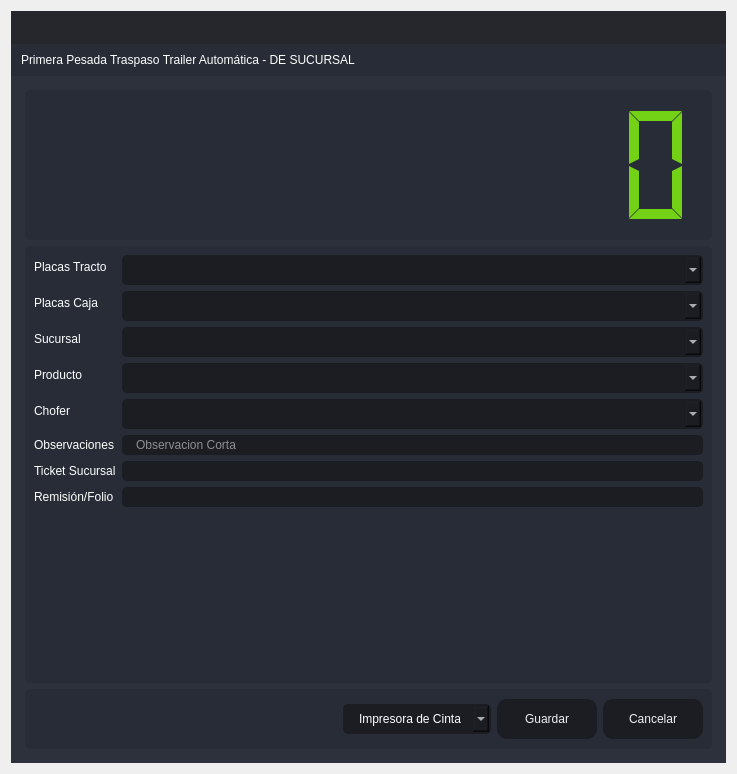
<?xml version="1.0" encoding="UTF-8"?>
<ui version="4.0">
 <class>ticket_sucursal</class>
 <widget class="QDialog" name="ticket_sucursal">
  <property name="windowModality">
   <enum>Qt::ApplicationModal</enum>
  </property>
  <property name="geometry">
   <rect>
    <x>0</x>
    <y>0</y>
    <width>737</width>
    <height>774</height>
   </rect>
  </property>
  <property name="minimumSize">
   <size>
    <width>737</width>
    <height>774</height>
   </size>
  </property>
  <property name="maximumSize">
   <size>
    <width>737</width>
    <height>774</height>
   </size>
  </property>
  <property name="windowTitle">
   <string>Primera Pesada Traspaso Trailer Automática</string>
  </property>
  <layout class="QVBoxLayout" name="verticalLayout_6">
   <item>
    <widget class="QFrame" name="frame_main">
     <property name="styleSheet">
      <string notr="true">/* LINE EDIT */
QLineEdit {
	background-color: rgb(27, 29, 35);
	border-radius: 5px;
	border: 2px solid rgb(27, 29, 35);
	padding-left: 10px;
}
QLineEdit:hover {
	border: 2px solid rgb(64, 71, 88);
}
QLineEdit:focus {
	border: 2px solid rgb(91, 101, 124);
}

/* SCROLL BARS */
QScrollBar:horizontal {
    border: none;
    background: rgb(52, 59, 72);
    height: 14px;
    margin: 0px 21px 0 21px;
	border-radius: 0px;
}
QScrollBar::handle:horizontal {
    background: rgb(85, 170, 255);
    min-width: 25px;
	border-radius: 7px
}
QScrollBar::add-line:horizontal {
    border: none;
    background: rgb(55, 63, 77);
    width: 20px;
	border-top-right-radius: 7px;
    border-bottom-right-radius: 7px;
    subcontrol-position: right;
    subcontrol-origin: margin;
}
QScrollBar::sub-line:horizontal {
    border: none;
    background: rgb(55, 63, 77);
    width: 20px;
	border-top-left-radius: 7px;
    border-bottom-left-radius: 7px;
    subcontrol-position: left;
    subcontrol-origin: margin;
}
QScrollBar::up-arrow:horizontal, QScrollBar::down-arrow:horizontal
{
     background: none;
}
QScrollBar::add-page:horizontal, QScrollBar::sub-page:horizontal
{
     background: none;
}
 QScrollBar:vertical {
	border: none;
    background: rgb(52, 59, 72);
    width: 14px;
    margin: 21px 0 21px 0;
	border-radius: 0px;
 }
 QScrollBar::handle:vertical {	
	background: rgb(85, 170, 255);
    min-height: 25px;
	border-radius: 7px
 }
 QScrollBar::add-line:vertical {
     border: none;
    background: rgb(55, 63, 77);
     height: 20px;
	border-bottom-left-radius: 7px;
    border-bottom-right-radius: 7px;
     subcontrol-position: bottom;
     subcontrol-origin: margin;
 }
 QScrollBar::sub-line:vertical {
	border: none;
    background: rgb(55, 63, 77);
     height: 20px;
	border-top-left-radius: 7px;
    border-top-right-radius: 7px;
     subcontrol-position: top;
     subcontrol-origin: margin;
 }
 QScrollBar::up-arrow:vertical, QScrollBar::down-arrow:vertical {
     background: none;
 }

 QScrollBar::add-page:vertical, QScrollBar::sub-page:vertical {
     background: none;
 }

/* CHECKBOX */
QCheckBox::indicator {
    border: 3px solid rgb(52, 59, 72);
	width: 15px;
	height: 15px;
	border-radius: 10px;
    background: rgb(44, 49, 60);
}
QCheckBox::indicator:hover {
    border: 3px solid rgb(58, 66, 81);
}
QCheckBox::indicator:checked {
    background: 3px solid rgb(52, 59, 72);
	border: 3px solid rgb(52, 59, 72);	
	background-image: url(:/16x16/icons/16x16/cil-check-alt.png);
}

/* RADIO BUTTON */
QRadioButton::indicator {
    border: 3px solid rgb(52, 59, 72);
	width: 15px;
	height: 15px;
	border-radius: 10px;
    background: rgb(44, 49, 60);
}
QRadioButton::indicator:hover {
    border: 3px solid rgb(58, 66, 81);
}
QRadioButton::indicator:checked {
    background: 3px solid rgb(94, 106, 130);
	border: 3px solid rgb(52, 59, 72);	
}

/* COMBOBOX */
QComboBox{
	background-color: rgb(27, 29, 35);
	border-radius: 5px;
	border: 2px solid rgb(27, 29, 35);
	padding: 5px;
	padding-left: 10px;
}
QComboBox:hover{
	border: 2px solid rgb(64, 71, 88);
}
QComboBox::drop-down {
	subcontrol-origin: padding;
	subcontrol-position: top right;
	width: 25px; 
	border-left-width: 3px;
	border-left-color: rgba(39, 44, 54, 150);
	border-left-style: solid;
	border-top-right-radius: 3px;
	border-bottom-right-radius: 3px;	
	background-image: url(:/16x16/icons/16x16/cil-arrow-bottom.png);
	background-position: center;
	background-repeat: no-reperat;
 }
QComboBox QAbstractItemView {
	color: rgb(85, 170, 255);	
	background-color: rgb(27, 29, 35);
	padding: 10px;
	selection-background-color: rgb(39, 44, 54);
}

/* SLIDERS */
QSlider::groove:horizontal {
    border-radius: 9px;
    height: 18px;
	margin: 0px;
	background-color: rgb(52, 59, 72);
}
QSlider::groove:horizontal:hover {
	background-color: rgb(55, 62, 76);
}
QSlider::handle:horizontal {
    background-color: rgb(85, 170, 255);
    border: none;
    height: 18px;
    width: 18px;
    margin: 0px;
	border-radius: 9px;
}
QSlider::handle:horizontal:hover {
    background-color: rgb(105, 180, 255);
}
QSlider::handle:horizontal:pressed {
    background-color: rgb(65, 130, 195);
}

QSlider::groove:vertical {
    border-radius: 9px;
    width: 18px;
    margin: 0px;
	background-color: rgb(52, 59, 72);
}
QSlider::groove:vertical:hover {
	background-color: rgb(55, 62, 76);
}
QSlider::handle:vertical {
    background-color: rgb(85, 170, 255);
	border: none;
    height: 18px;
    width: 18px;
    margin: 0px;
	border-radius: 9px;
}
QSlider::handle:vertical:hover {
    background-color: rgb(105, 180, 255);
}
QSlider::handle:vertical:pressed {
    background-color: rgb(65, 130, 195);
}

</string>
     </property>
     <property name="frameShape">
      <enum>QFrame::NoFrame</enum>
     </property>
     <property name="frameShadow">
      <enum>QFrame::Raised</enum>
     </property>
     <layout class="QVBoxLayout" name="verticalLayout">
      <property name="spacing">
       <number>0</number>
      </property>
      <property name="leftMargin">
       <number>0</number>
      </property>
      <property name="topMargin">
       <number>0</number>
      </property>
      <property name="rightMargin">
       <number>0</number>
      </property>
      <property name="bottomMargin">
       <number>0</number>
      </property>
      <item>
       <widget class="QFrame" name="frame_top">
        <property name="minimumSize">
         <size>
          <width>0</width>
          <height>65</height>
         </size>
        </property>
        <property name="maximumSize">
         <size>
          <width>16777215</width>
          <height>65</height>
         </size>
        </property>
        <property name="styleSheet">
         <string notr="true">background-color: transparent;</string>
        </property>
        <property name="frameShape">
         <enum>QFrame::NoFrame</enum>
        </property>
        <property name="frameShadow">
         <enum>QFrame::Raised</enum>
        </property>
        <layout class="QHBoxLayout" name="horizontalLayout_3">
         <property name="spacing">
          <number>0</number>
         </property>
         <property name="leftMargin">
          <number>0</number>
         </property>
         <property name="topMargin">
          <number>0</number>
         </property>
         <property name="rightMargin">
          <number>0</number>
         </property>
         <property name="bottomMargin">
          <number>0</number>
         </property>
         <item>
          <widget class="QFrame" name="frame_toggle">
           <property name="maximumSize">
            <size>
             <width>70</width>
             <height>16777215</height>
            </size>
           </property>
           <property name="styleSheet">
            <string notr="true">background-color: rgb(27, 29, 35);</string>
           </property>
           <property name="frameShape">
            <enum>QFrame::NoFrame</enum>
           </property>
           <property name="frameShadow">
            <enum>QFrame::Raised</enum>
           </property>
           <layout class="QVBoxLayout" name="verticalLayout_3">
            <property name="spacing">
             <number>0</number>
            </property>
            <property name="leftMargin">
             <number>0</number>
            </property>
            <property name="topMargin">
             <number>0</number>
            </property>
            <property name="rightMargin">
             <number>0</number>
            </property>
            <property name="bottomMargin">
             <number>0</number>
            </property>
           </layout>
          </widget>
         </item>
         <item>
          <widget class="QFrame" name="frame_top_right">
           <property name="styleSheet">
            <string notr="true">background: transparent;</string>
           </property>
           <property name="frameShape">
            <enum>QFrame::NoFrame</enum>
           </property>
           <property name="frameShadow">
            <enum>QFrame::Raised</enum>
           </property>
           <layout class="QVBoxLayout" name="verticalLayout_2">
            <property name="spacing">
             <number>0</number>
            </property>
            <property name="leftMargin">
             <number>0</number>
            </property>
            <property name="topMargin">
             <number>0</number>
            </property>
            <property name="rightMargin">
             <number>0</number>
            </property>
            <property name="bottomMargin">
             <number>0</number>
            </property>
            <item>
             <widget class="QFrame" name="frame_top_btns">
              <property name="maximumSize">
               <size>
                <width>16777215</width>
                <height>42</height>
               </size>
              </property>
              <property name="styleSheet">
               <string notr="true">background-color: rgba(27, 29, 35, 200)</string>
              </property>
              <property name="frameShape">
               <enum>QFrame::NoFrame</enum>
              </property>
              <property name="frameShadow">
               <enum>QFrame::Raised</enum>
              </property>
              <layout class="QHBoxLayout" name="horizontalLayout_4">
               <property name="spacing">
                <number>0</number>
               </property>
               <property name="leftMargin">
                <number>0</number>
               </property>
               <property name="topMargin">
                <number>0</number>
               </property>
               <property name="rightMargin">
                <number>0</number>
               </property>
               <property name="bottomMargin">
                <number>0</number>
               </property>
               <item>
                <widget class="QFrame" name="frame_label_top_btns">
                 <property name="sizePolicy">
                  <sizepolicy hsizetype="Expanding" vsizetype="Preferred">
                   <horstretch>0</horstretch>
                   <verstretch>0</verstretch>
                  </sizepolicy>
                 </property>
                 <property name="frameShape">
                  <enum>QFrame::NoFrame</enum>
                 </property>
                 <property name="frameShadow">
                  <enum>QFrame::Raised</enum>
                 </property>
                 <layout class="QHBoxLayout" name="horizontalLayout_10">
                  <property name="spacing">
                   <number>0</number>
                  </property>
                  <property name="leftMargin">
                   <number>5</number>
                  </property>
                  <property name="topMargin">
                   <number>0</number>
                  </property>
                  <property name="rightMargin">
                   <number>10</number>
                  </property>
                  <property name="bottomMargin">
                   <number>0</number>
                  </property>
                 </layout>
                </widget>
               </item>
               <item alignment="Qt::AlignRight">
                <widget class="QFrame" name="frame_btns_right">
                 <property name="sizePolicy">
                  <sizepolicy hsizetype="Expanding" vsizetype="Preferred">
                   <horstretch>0</horstretch>
                   <verstretch>0</verstretch>
                  </sizepolicy>
                 </property>
                 <property name="maximumSize">
                  <size>
                   <width>120</width>
                   <height>16777215</height>
                  </size>
                 </property>
                 <property name="frameShape">
                  <enum>QFrame::NoFrame</enum>
                 </property>
                 <property name="frameShadow">
                  <enum>QFrame::Raised</enum>
                 </property>
                 <layout class="QHBoxLayout" name="horizontalLayout_5">
                  <property name="spacing">
                   <number>0</number>
                  </property>
                  <property name="leftMargin">
                   <number>0</number>
                  </property>
                  <property name="topMargin">
                   <number>0</number>
                  </property>
                  <property name="rightMargin">
                   <number>0</number>
                  </property>
                  <property name="bottomMargin">
                   <number>0</number>
                  </property>
                 </layout>
                </widget>
               </item>
              </layout>
             </widget>
            </item>
            <item>
             <widget class="QFrame" name="frame_top_info">
              <property name="maximumSize">
               <size>
                <width>16777215</width>
                <height>65</height>
               </size>
              </property>
              <property name="styleSheet">
               <string notr="true">background-color: rgb(39, 44, 54);</string>
              </property>
              <property name="frameShape">
               <enum>QFrame::NoFrame</enum>
              </property>
              <property name="frameShadow">
               <enum>QFrame::Raised</enum>
              </property>
              <layout class="QHBoxLayout" name="horizontalLayout_8">
               <property name="spacing">
                <number>0</number>
               </property>
               <property name="leftMargin">
                <number>10</number>
               </property>
               <property name="topMargin">
                <number>0</number>
               </property>
               <property name="rightMargin">
                <number>10</number>
               </property>
               <property name="bottomMargin">
                <number>0</number>
               </property>
               <item>
                <widget class="QLabel" name="label">
                 <property name="styleSheet">
                  <string notr="true">font: 75 16pt &quot;MS Shell Dlg 2&quot;;
color: rgb(255, 255, 255);</string>
                 </property>
                 <property name="text">
                  <string>Primera Pesada Traspaso Trailer Automática - DE SUCURSAL</string>
                 </property>
                </widget>
               </item>
              </layout>
             </widget>
            </item>
           </layout>
          </widget>
         </item>
        </layout>
       </widget>
      </item>
      <item>
       <widget class="QFrame" name="frame_center">
        <property name="sizePolicy">
         <sizepolicy hsizetype="Expanding" vsizetype="Expanding">
          <horstretch>0</horstretch>
          <verstretch>0</verstretch>
         </sizepolicy>
        </property>
        <property name="styleSheet">
         <string notr="true">background-color: rgb(40, 44, 52);</string>
        </property>
        <property name="frameShape">
         <enum>QFrame::NoFrame</enum>
        </property>
        <property name="frameShadow">
         <enum>QFrame::Raised</enum>
        </property>
        <layout class="QHBoxLayout" name="horizontalLayout_2">
         <property name="spacing">
          <number>0</number>
         </property>
         <property name="leftMargin">
          <number>0</number>
         </property>
         <property name="topMargin">
          <number>0</number>
         </property>
         <property name="rightMargin">
          <number>0</number>
         </property>
         <property name="bottomMargin">
          <number>0</number>
         </property>
         <item>
          <widget class="QFrame" name="frame_content_right">
           <property name="styleSheet">
            <string notr="true">background-color: rgb(44, 49, 60);</string>
           </property>
           <property name="frameShape">
            <enum>QFrame::NoFrame</enum>
           </property>
           <property name="frameShadow">
            <enum>QFrame::Raised</enum>
           </property>
           <layout class="QVBoxLayout" name="verticalLayout_4">
            <property name="spacing">
             <number>0</number>
            </property>
            <property name="leftMargin">
             <number>0</number>
            </property>
            <property name="topMargin">
             <number>0</number>
            </property>
            <property name="rightMargin">
             <number>0</number>
            </property>
            <property name="bottomMargin">
             <number>0</number>
            </property>
            <item>
             <widget class="QFrame" name="frame_content">
              <property name="frameShape">
               <enum>QFrame::NoFrame</enum>
              </property>
              <property name="frameShadow">
               <enum>QFrame::Raised</enum>
              </property>
              <layout class="QVBoxLayout" name="verticalLayout_9">
               <property name="spacing">
                <number>0</number>
               </property>
               <property name="leftMargin">
                <number>5</number>
               </property>
               <property name="topMargin">
                <number>5</number>
               </property>
               <property name="rightMargin">
                <number>5</number>
               </property>
               <property name="bottomMargin">
                <number>5</number>
               </property>
               <item>
                <widget class="QStackedWidget" name="stackedWidget">
                 <property name="styleSheet">
                  <string notr="true">background: transparent;</string>
                 </property>
                 <property name="currentIndex">
                  <number>0</number>
                 </property>
                 <widget class="QWidget" name="page_home">
                  <layout class="QVBoxLayout" name="verticalLayout_10">
                   <item>
                    <widget class="QFrame" name="frame_3">
                     <property name="minimumSize">
                      <size>
                       <width>0</width>
                       <height>150</height>
                      </size>
                     </property>
                     <property name="maximumSize">
                      <size>
                       <width>16777215</width>
                       <height>150</height>
                      </size>
                     </property>
                     <property name="styleSheet">
                      <string notr="true">background-color: rgb(39, 44, 54);
border-radius: 5px;</string>
                     </property>
                     <property name="frameShape">
                      <enum>QFrame::StyledPanel</enum>
                     </property>
                     <property name="frameShadow">
                      <enum>QFrame::Raised</enum>
                     </property>
                     <layout class="QVBoxLayout" name="verticalLayout_11">
                      <item>
                       <layout class="QVBoxLayout" name="verticalLayout_8">
                        <item>
                         <widget class="QLCDNumber" name="lcdNumber_7">
                          <property name="styleSheet">
                           <string notr="true">color:rgb(115, 210, 22)</string>
                          </property>
                          <property name="digitCount">
                           <number>10</number>
                          </property>
                          <property name="segmentStyle">
                           <enum>QLCDNumber::Flat</enum>
                          </property>
                          <property name="value" stdset="0">
                           <double>0.000000000000000</double>
                          </property>
                         </widget>
                        </item>
                       </layout>
                      </item>
                     </layout>
                    </widget>
                   </item>
                   <item>
                    <widget class="QFrame" name="frame">
                     <property name="styleSheet">
                      <string notr="true">background-color: rgb(39, 44, 54);
border-radius: 5px;</string>
                     </property>
                     <property name="frameShape">
                      <enum>QFrame::StyledPanel</enum>
                     </property>
                     <property name="frameShadow">
                      <enum>QFrame::Raised</enum>
                     </property>
                     <layout class="QVBoxLayout" name="verticalLayout_5">
                      <item>
                       <layout class="QVBoxLayout" name="verticalLayout_12">
                        <item>
                         <layout class="QFormLayout" name="formLayout">
                          <item row="0" column="0">
                           <widget class="QLabel" name="label_2">
                            <property name="styleSheet">
                             <string notr="true">color: rgb(255, 255, 255);
font: 75 12pt &quot;MS Shell Dlg 2&quot;;</string>
                            </property>
                            <property name="text">
                             <string>Placas Tracto</string>
                            </property>
                           </widget>
                          </item>
                          <item row="0" column="1">
                           <widget class="QComboBox" name="comboBox_placas">
                            <property name="styleSheet">
                             <string notr="true">QComboBox{
	background-color: rgb(27, 29, 35);
	border-radius: 5px;
	border: 2px solid rgb(27, 29, 35);
	padding: 5px;
	padding-left: 14px;
	color: rgb(255, 255, 255);
    font: 75 12pt &quot;MS Shell Dlg 2&quot;;
}
QComboBox:hover{
	border: 2px solid rgb(64, 71, 88);
}
QComboBox QAbstractItemView {
	color: rgb(85, 170, 255);	
	background-color: rgb(27, 29, 35);
	padding: 10px;
	selection-background-color: rgb(39, 44, 54);
}</string>
                            </property>
                           </widget>
                          </item>
                          <item row="1" column="0">
                           <widget class="QLabel" name="label_9">
                            <property name="styleSheet">
                             <string notr="true">color: rgb(255, 255, 255);
font: 75 12pt &quot;MS Shell Dlg 2&quot;;</string>
                            </property>
                            <property name="text">
                             <string>Placas Caja</string>
                            </property>
                           </widget>
                          </item>
                          <item row="1" column="1">
                           <widget class="QComboBox" name="comboBox_PlacasCaja">
                            <property name="styleSheet">
                             <string notr="true">QComboBox{
	background-color: rgb(27, 29, 35);
	border-radius: 5px;
	border: 2px solid rgb(27, 29, 35);
	padding: 5px;
	padding-left: 14px;
	color: rgb(255, 255, 255);
    font: 75 12pt &quot;MS Shell Dlg 2&quot;;
}
QComboBox:hover{
	border: 2px solid rgb(64, 71, 88);
}
QComboBox QAbstractItemView {
	color: rgb(85, 170, 255);	
	background-color: rgb(27, 29, 35);
	padding: 10px;
	selection-background-color: rgb(39, 44, 54);
}</string>
                            </property>
                           </widget>
                          </item>
                          <item row="2" column="0">
                           <widget class="QLabel" name="label_3">
                            <property name="styleSheet">
                             <string notr="true">color: rgb(255, 255, 255);
font: 75 12pt &quot;MS Shell Dlg 2&quot;;</string>
                            </property>
                            <property name="text">
                             <string>Sucursal</string>
                            </property>
                           </widget>
                          </item>
                          <item row="2" column="1">
                           <widget class="QComboBox" name="comboBox_sucursal">
                            <property name="styleSheet">
                             <string notr="true">QComboBox{
	background-color: rgb(27, 29, 35);
	border-radius: 5px;
	border: 2px solid rgb(27, 29, 35);
	padding: 5px;
	padding-left: 14px;
	color: rgb(255, 255, 255);
    font: 75 12pt &quot;MS Shell Dlg 2&quot;;
}
QComboBox:hover{
	border: 2px solid rgb(64, 71, 88);
}
QComboBox QAbstractItemView {
	color: rgb(85, 170, 255);	
	background-color: rgb(27, 29, 35);
	padding: 10px;
	selection-background-color: rgb(39, 44, 54);
}</string>
                            </property>
                           </widget>
                          </item>
                          <item row="3" column="0">
                           <widget class="QLabel" name="label_5">
                            <property name="styleSheet">
                             <string notr="true">color: rgb(255, 255, 255);
font: 75 12pt &quot;MS Shell Dlg 2&quot;;</string>
                            </property>
                            <property name="text">
                             <string>Producto</string>
                            </property>
                           </widget>
                          </item>
                          <item row="3" column="1">
                           <widget class="QComboBox" name="comboBox_productos">
                            <property name="styleSheet">
                             <string notr="true">QComboBox{
	background-color: rgb(27, 29, 35);
	border-radius: 5px;
	border: 2px solid rgb(27, 29, 35);
	padding: 5px;
	padding-left: 14px;
	color: rgb(255, 255, 255);
    font: 75 12pt &quot;MS Shell Dlg 2&quot;;
}
QComboBox:hover{
	border: 2px solid rgb(64, 71, 88);
}
QComboBox QAbstractItemView {
	color: rgb(85, 170, 255);	
	background-color: rgb(27, 29, 35);
	padding: 10px;
	selection-background-color: rgb(39, 44, 54);
}</string>
                            </property>
                           </widget>
                          </item>
                          <item row="4" column="0">
                           <widget class="QLabel" name="label_6">
                            <property name="styleSheet">
                             <string notr="true">color: rgb(255, 255, 255);
font: 75 12pt &quot;MS Shell Dlg 2&quot;;</string>
                            </property>
                            <property name="text">
                             <string>Chofer</string>
                            </property>
                           </widget>
                          </item>
                          <item row="4" column="1">
                           <widget class="QComboBox" name="comboBox_operador">
                            <property name="styleSheet">
                             <string notr="true">QComboBox{
	background-color: rgb(27, 29, 35);
	border-radius: 5px;
	border: 2px solid rgb(27, 29, 35);
	padding: 5px;
	padding-left: 14px;
	color: rgb(255, 255, 255);
    font: 75 12pt &quot;MS Shell Dlg 2&quot;;
}
QComboBox:hover{
	border: 2px solid rgb(64, 71, 88);
}
QComboBox QAbstractItemView {
	color: rgb(85, 170, 255);	
	background-color: rgb(27, 29, 35);
	padding: 10px;
	selection-background-color: rgb(39, 44, 54);
}</string>
                            </property>
                           </widget>
                          </item>
                          <item row="5" column="0">
                           <widget class="QLabel" name="label_7">
                            <property name="styleSheet">
                             <string notr="true">color: rgb(255, 255, 255);
font: 75 12pt &quot;MS Shell Dlg 2&quot;;</string>
                            </property>
                            <property name="text">
                             <string>Observaciones</string>
                            </property>
                           </widget>
                          </item>
                          <item row="6" column="0">
                           <widget class="QLabel" name="label_8">
                            <property name="styleSheet">
                             <string notr="true">color: rgb(255, 255, 255);
font: 75 12pt &quot;MS Shell Dlg 2&quot;;</string>
                            </property>
                            <property name="text">
                             <string>Ticket Sucursal</string>
                            </property>
                           </widget>
                          </item>
                          <item row="7" column="0">
                           <widget class="QLabel" name="label_10">
                            <property name="styleSheet">
                             <string notr="true">color: rgb(255, 255, 255);
font: 75 12pt &quot;MS Shell Dlg 2&quot;;</string>
                            </property>
                            <property name="text">
                             <string>Remisión/Folio</string>
                            </property>
                           </widget>
                          </item>
                          <item row="7" column="1">
                           <widget class="QLineEdit" name="folio">
                            <property name="styleSheet">
                             <string notr="true">QLineEdit {
	background-color: rgb(27, 29, 35);
	border-radius: 5px;
	border: 2px solid rgb(27, 29, 35);
	padding-left: 10px;
	font: 75 12pt &quot;MS Shell Dlg 2&quot;;
	color: rgb(255, 255, 255);
}
QLineEdit:hover {
	border: 2px solid rgb(64, 71, 88);
}
QLineEdit:focus {
	border: 2px solid rgb(91, 101, 124);
}</string>
                            </property>
                           </widget>
                          </item>
                          <item row="8" column="0">
                           <widget class="Line" name="line">
                            <property name="orientation">
                             <enum>Qt::Horizontal</enum>
                            </property>
                           </widget>
                          </item>
                          <item row="6" column="1">
                           <widget class="QLineEdit" name="ticket_suc">
                            <property name="styleSheet">
                             <string notr="true">QLineEdit {
	background-color: rgb(27, 29, 35);
	border-radius: 5px;
	border: 2px solid rgb(27, 29, 35);
	padding-left: 10px;
	font: 75 12pt &quot;MS Shell Dlg 2&quot;;
	color: rgb(255, 255, 255);
}
QLineEdit:hover {
	border: 2px solid rgb(64, 71, 88);
}
QLineEdit:focus {
	border: 2px solid rgb(91, 101, 124);
}</string>
                            </property>
                           </widget>
                          </item>
                          <item row="5" column="1">
                           <widget class="QLineEdit" name="observaciones">
                            <property name="styleSheet">
                             <string notr="true">QLineEdit {
	background-color: rgb(27, 29, 35);
	border-radius: 5px;
	border: 2px solid rgb(27, 29, 35);
	padding-left: 10px;
	font: 75 12pt &quot;MS Shell Dlg 2&quot;;
	color: rgb(255, 255, 255);
}
QLineEdit:hover {
	border: 2px solid rgb(64, 71, 88);
}
QLineEdit:focus {
	border: 2px solid rgb(91, 101, 124);
}</string>
                            </property>
                            <property name="maxLength">
                             <number>125</number>
                            </property>
                            <property name="placeholderText">
                             <string>Observacion Corta</string>
                            </property>
                           </widget>
                          </item>
                         </layout>
                        </item>
                       </layout>
                      </item>
                     </layout>
                    </widget>
                   </item>
                   <item>
                    <widget class="QFrame" name="frame_2">
                     <property name="minimumSize">
                      <size>
                       <width>0</width>
                       <height>60</height>
                      </size>
                     </property>
                     <property name="maximumSize">
                      <size>
                       <width>16777215</width>
                       <height>60</height>
                      </size>
                     </property>
                     <property name="styleSheet">
                      <string notr="true">background-color: rgb(39, 44, 54);
border-radius: 5px;</string>
                     </property>
                     <property name="frameShape">
                      <enum>QFrame::StyledPanel</enum>
                     </property>
                     <property name="frameShadow">
                      <enum>QFrame::Raised</enum>
                     </property>
                     <layout class="QHBoxLayout" name="horizontalLayout_9">
                      <item>
                       <layout class="QGridLayout" name="gridLayout">
                        <item row="0" column="3">
                         <widget class="QPushButton" name="btnr">
                          <property name="minimumSize">
                           <size>
                            <width>100</width>
                            <height>40</height>
                           </size>
                          </property>
                          <property name="styleSheet">
                           <string notr="true">QPushButton {
	border-color: rgb(27, 29, 35);
	font: 75 10pt &quot;MS Shell Dlg 2&quot;;
	color: rgb(240, 240, 240);
	background-color: rgb(27, 29, 35);
	border: 0px solid;
	border-radius: 10px;	
}
QPushButton:hover {
	background-color:rgb(44, 49, 60);
	border-color: rgb(27, 29, 35);
	border: 2px solid;
}</string>
                          </property>
                          <property name="text">
                           <string>Cancelar</string>
                          </property>
                         </widget>
                        </item>
                        <item row="0" column="0">
                         <spacer name="horizontalSpacer">
                          <property name="orientation">
                           <enum>Qt::Horizontal</enum>
                          </property>
                          <property name="sizeHint" stdset="0">
                           <size>
                            <width>40</width>
                            <height>20</height>
                           </size>
                          </property>
                         </spacer>
                        </item>
                        <item row="0" column="2">
                         <widget class="QPushButton" name="btn_guardar">
                          <property name="minimumSize">
                           <size>
                            <width>100</width>
                            <height>40</height>
                           </size>
                          </property>
                          <property name="styleSheet">
                           <string notr="true">QPushButton {
	border-color: rgb(27, 29, 35);
	font: 75 10pt &quot;MS Shell Dlg 2&quot;;
	color: rgb(240, 240, 240);
	background-color: rgb(27, 29, 35);
	border: 0px solid;
	border-radius: 10px;	
}
QPushButton:hover {
	background-color:rgb(44, 49, 60);
	border-color: rgb(27, 29, 35);
	border: 2px solid;
}</string>
                          </property>
                          <property name="text">
                           <string>Guardar</string>
                          </property>
                         </widget>
                        </item>
                        <item row="0" column="1">
                         <widget class="QComboBox" name="comboBox_impresora">
                          <property name="styleSheet">
                           <string notr="true">QComboBox{
	background-color: rgb(27, 29, 35);
	border-radius: 5px;
	border: 2px solid rgb(27, 29, 35);
	padding: 5px;
	padding-left: 14px;
	color: rgb(255, 255, 255);
    font: 75 12pt &quot;MS Shell Dlg 2&quot;;
}
QComboBox:hover{
	border: 2px solid rgb(64, 71, 88);
}
QComboBox QAbstractItemView {
	color: rgb(85, 170, 255);	
	background-color: rgb(27, 29, 35);
	padding: 10px;
	selection-background-color: rgb(39, 44, 54);
}</string>
                          </property>
                          <item>
                           <property name="text">
                            <string>Impresora de Cinta</string>
                           </property>
                          </item>
                          <item>
                           <property name="text">
                            <string>Impresora Windows</string>
                           </property>
                          </item>
                         </widget>
                        </item>
                       </layout>
                      </item>
                     </layout>
                    </widget>
                   </item>
                  </layout>
                 </widget>
                </widget>
               </item>
              </layout>
             </widget>
            </item>
           </layout>
          </widget>
         </item>
        </layout>
       </widget>
      </item>
     </layout>
    </widget>
   </item>
  </layout>
 </widget>
 <tabstops>
  <tabstop>comboBox_placas</tabstop>
  <tabstop>comboBox_PlacasCaja</tabstop>
  <tabstop>comboBox_sucursal</tabstop>
  <tabstop>comboBox_productos</tabstop>
  <tabstop>comboBox_operador</tabstop>
  <tabstop>observaciones</tabstop>
  <tabstop>ticket_suc</tabstop>
  <tabstop>folio</tabstop>
  <tabstop>btn_guardar</tabstop>
  <tabstop>btnr</tabstop>
 </tabstops>
 <resources/>
 <connections/>
</ui>
